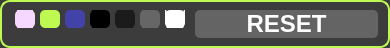
   <widget class="QGroupBox" name="groupBox_8">
    <property name="geometry">
     <rect>
      <x>1040</x>
      <y>214</y>
      <width>390</width>
      <height>48</height>
     </rect>
    </property>
    <property name="styleSheet">
     <string notr="true">QGroupBox {
    background-color: rgb(60, 60, 60);
    border-radius: 10px;
    border: 2px solid rgb(190, 249, 81); 
    padding: 0 10px;
}</string>
    </property>
    <property name="title">
     <string/>
    </property>
    <widget class="QPushButton" name="backgroundPink">
     <property name="geometry">
      <rect>
       <x>15</x>
       <y>10</y>
       <width>20</width>
       <height>18</height>
      </rect>
     </property>
     <property name="font">
      <font>
       <family>.AppleSystemUIFont</family>
       <pointsize>20</pointsize>
       <bold>true</bold>
      </font>
     </property>
     <property name="styleSheet">
      <string notr="true">background-color:rgb(245, 215, 255);
color: rgb(245, 215, 255);
border-radius: 5px;</string>
     </property>
     <property name="text">
      <string>N</string>
     </property>
    </widget>
    <widget class="QPushButton" name="backgroundBlack">
     <property name="geometry">
      <rect>
       <x>90</x>
       <y>10</y>
       <width>20</width>
       <height>18</height>
      </rect>
     </property>
     <property name="font">
      <font>
       <family>.AppleSystemUIFont</family>
       <pointsize>20</pointsize>
       <bold>true</bold>
      </font>
     </property>
     <property name="styleSheet">
      <string notr="true">background-color: rgb(0, 0, 0);
color:rgb(0, 0, 0);
border-radius: 5px;</string>
     </property>
     <property name="text">
      <string>B</string>
     </property>
    </widget>
    <widget class="QPushButton" name="backgroundBlue">
     <property name="geometry">
      <rect>
       <x>65</x>
       <y>10</y>
       <width>20</width>
       <height>18</height>
      </rect>
     </property>
     <property name="font">
      <font>
       <family>.AppleSystemUIFont</family>
       <pointsize>20</pointsize>
       <bold>true</bold>
      </font>
     </property>
     <property name="styleSheet">
      <string notr="true">background-color:rgb(66, 66, 169);
color: rgb(66, 66, 169);
border-radius: 5px;</string>
     </property>
     <property name="text">
      <string>P</string>
     </property>
    </widget>
    <widget class="QPushButton" name="backgroundGreen">
     <property name="geometry">
      <rect>
       <x>40</x>
       <y>10</y>
       <width>20</width>
       <height>18</height>
      </rect>
     </property>
     <property name="font">
      <font>
       <family>.AppleSystemUIFont</family>
       <pointsize>20</pointsize>
       <bold>true</bold>
      </font>
     </property>
     <property name="styleSheet">
      <string notr="true">background-color: rgb(190, 249, 81); 
color:rgb(190, 249, 81); 
border-radius: 5px;</string>
     </property>
     <property name="text">
      <string>G</string>
     </property>
    </widget>
    <widget class="QPushButton" name="background_reset">
     <property name="geometry">
      <rect>
       <x>195</x>
       <y>10</y>
       <width>183</width>
       <height>28</height>
      </rect>
     </property>
     <property name="font">
      <font>
       <family>.AppleSystemUIFont</family>
       <pointsize>18</pointsize>
       <bold>true</bold>
      </font>
     </property>
     <property name="styleSheet">
      <string notr="true">QPushButton {
    background-color: rgb(100, 100, 100);
border-radius: 5px;
color: white;
}

QPushButton:pressed {
    background-color: rgb(50, 50, 50);
border-radius: 5px;
color: white;
}</string>
     </property>
     <property name="text">
      <string>RESET</string>
     </property>
    </widget>
    <widget class="QPushButton" name="backgroundGray1">
     <property name="geometry">
      <rect>
       <x>115</x>
       <y>10</y>
       <width>20</width>
       <height>18</height>
      </rect>
     </property>
     <property name="font">
      <font>
       <family>.AppleSystemUIFont</family>
       <pointsize>20</pointsize>
       <bold>true</bold>
      </font>
     </property>
     <property name="styleSheet">
      <string notr="true">background-color: rgb(27, 27, 27);
color: rgb(27, 27, 27);
border-radius: 5px;</string>
     </property>
     <property name="text">
      <string>K</string>
     </property>
    </widget>
    <widget class="QPushButton" name="backgroundGray2">
     <property name="geometry">
      <rect>
       <x>140</x>
       <y>10</y>
       <width>20</width>
       <height>18</height>
      </rect>
     </property>
     <property name="font">
      <font>
       <family>.AppleSystemUIFont</family>
       <pointsize>20</pointsize>
       <bold>true</bold>
      </font>
     </property>
     <property name="styleSheet">
      <string notr="true">background-color: rgb(102, 102, 102);
color: rgb(102, 102, 102);
border-radius: 5px;</string>
     </property>
     <property name="text">
      <string>R</string>
     </property>
    </widget>
    <widget class="QPushButton" name="backgroundWhite">
     <property name="geometry">
      <rect>
       <x>165</x>
       <y>10</y>
       <width>20</width>
       <height>18</height>
      </rect>
     </property>
     <property name="font">
      <font>
       <family>.AppleSystemUIFont</family>
       <pointsize>20</pointsize>
       <bold>true</bold>
      </font>
     </property>
     <property name="styleSheet">
      <string notr="true">background-color: rgb(255, 255, 255);
color: rgb(255, 255, 255);
border-radius: 5px;</string>
     </property>
     <property name="text">
      <string>W</string>
     </property>
    </widget>
   </widget>
